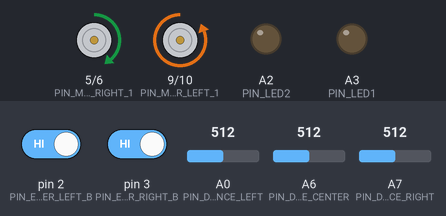
The sketch below on a simulated Arduino Nano, built with avr-gcc and run on an emulated ATmega328P. On the bench: motor-driver pin pairs drawn as motors (green arrow = first pin HIGH = forward, orange = second pin HIGH = backward, longer = more drive), output pins drawn as LEDs (lit = HIGH). The test bench sets the inputs (shaded band); at power-on: A0 (PIN_DISTANCE_LEFT) = 512, A6 (PIN_DISTANCE_CENTER) = 512, A7 (PIN_DISTANCE_RIGHT) = 512, pin 2 (PIN_ENCODER_LEFT_B) HIGH, pin 3 (PIN_ENCODER_RIGHT_B) HIGH.

Above: at 1.2 s.
1.3 s: A0 (PIN_DISTANCE_LEFT) set to 603
At 1.95 s:
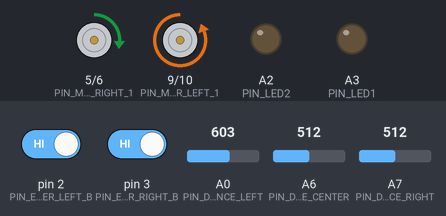
4.1 s: A0 (PIN_DISTANCE_LEFT) set to 628
At 6.15 s:
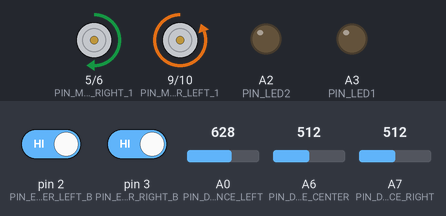
7.1 s: A6 (PIN_DISTANCE_CENTER) set to 628
10.1 s: A0 (PIN_DISTANCE_LEFT) set to 608
At 12.9 s:
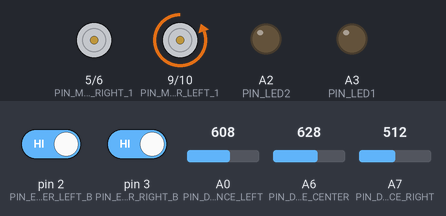
13.1 s: A0 (PIN_DISTANCE_LEFT) set to 716
At 14.18 s:
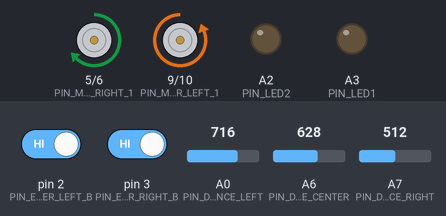
16.1 s: A7 (PIN_DISTANCE_RIGHT) set to 628
Timing chart, 0 to 20.1 s (numbered marks = the images above; inputs shaded):
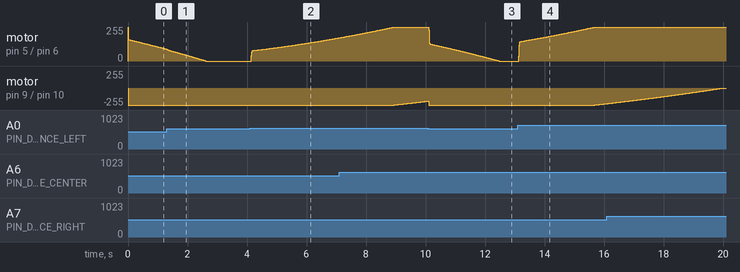

The sketch:

Wall_follower.ino
```cpp
#include <PID_v1.h>

#define PIN_DISTANCE_LEFT A0
#define PIN_DISTANCE_CENTER A6
#define PIN_DISTANCE_RIGHT A7

#define PIN_LED1 A3
#define PIN_LED2 A2
#define PIN_BUTTON A1

#define PIN_ENCODER_LEFT_A 11
#define PIN_ENCODER_LEFT_B 2
#define PIN_ENCODER_RIGHT_A 12
#define PIN_ENCODER_RIGHT_B 3

#define PIN_MOTOR_LEFT_1 9
#define PIN_MOTOR_LEFT_2 10
#define PIN_MOTOR_RIGHT_1 5
#define PIN_MOTOR_RIGHT_2 6

// Invert encoder directions if needed
const boolean INVERT_ENCODER_LEFT = true;
const boolean INVERT_ENCODER_RIGHT = true;

// Invert motor directions if needed
const boolean INVERT_MOTOR_LEFT = true;
const boolean INVERT_MOTOR_RIGHT = false;

// Define Variables we'll be connecting to
double velocity_linear_setpoint = 200;
double velocity_linear = 0;
double velocity_linear_power = 0;

double velocity_angular_setpoint = 0;
double velocity_angular = 0;
double velocity_angular_power = 0;

double distance_left_setpoint = 18;
double distance_left = 0;

double left = 0;
double right = 0;

// Specify the links and initial tuning parameters
// Here, Kp = 0.006, Ki = 0.001, and Kd = 0
PID velocity_linear_pid(&velocity_linear, &velocity_linear_power, &velocity_linear_setpoint, 0.007, 0.0005, 0.0, DIRECT);
PID velocity_angular_pid(&velocity_angular, &velocity_angular_power, &velocity_angular_setpoint, 0.4, 0.05, 0.0, DIRECT);
PID distance_left_pid(&distance_left, &velocity_angular_setpoint, &distance_left_setpoint, 0.07, 0.03, 0.0, REVERSE);


void setup()
{
  Serial.begin(9600);
  velocity_linear_pid.SetOutputLimits(-1.0, 1.0);
  velocity_linear_pid.SetSampleTime(10);
  velocity_angular_pid.SetOutputLimits(-1.0, 1.0);
  velocity_angular_pid.SetSampleTime(10);
  distance_left_pid.SetOutputLimits(-10.0, 10.0);
  distance_left_pid.SetSampleTime(10);

  // Turn the PID loop on
  velocity_linear_pid.SetMode(AUTOMATIC);
  velocity_angular_pid.SetMode(AUTOMATIC);
  distance_left_pid.SetMode(AUTOMATIC);

  pinSetup();
}

void loop()
{
  velocity_linear = getLinearVelocity();
  velocity_angular = getAngularVelocity();
  distance_left = readDistanceLeft();

  velocity_linear_pid.Compute();
  velocity_angular_pid.Compute();
  distance_left_pid.Compute();

  left = velocity_linear_power - velocity_angular_power;
  right = velocity_linear_power + velocity_angular_power;

  applyPowerLeft(left);
  applyPowerRight(right);

  checkEncodersZeroVelocity();
  updateDistanceSensors();
}
```

mouse_helpers.ino
```cpp
/*

   Some helper functions we've written to simplify your code
   These were all taken from your previous labs!

   Functions that you might find useful:

    pinSetup()            - sets up pins (modes, interrupts, etc)

    applyPowerLeft()      - applies a power (-1 to 1) to the left wheel
    applyPowerRight()     - applies a power (-1 to 1) to the right wheel
    applyBrakeLeft()      - applies a braking force (0 to 1) to the left wheel
    applyBrakeRight()     - applies a braking force (0 to 1) to the right wheel

    getLinearVelocity()   - computes and returns our forward velocity (mm/sec)
    getAngularVelocity()  - computes and returns our turning velocity (rad/sec)

    readDistanceLeft()    - reads a distance from the left IR sensor (cm)
    readDistanceRight()   - reads a distance from the right IR sensor (cm)
    readDistanceCenter()  - reads a distance from the center IR sensor (cm)

*/

///////////////////////////////
// Helper for hardware setup //
///////////////////////////////

void pinSetup() {
  pinMode(PIN_DISTANCE_LEFT, INPUT);
  pinMode(PIN_DISTANCE_RIGHT, INPUT);
  pinMode(PIN_DISTANCE_CENTER, INPUT);

  pinMode(PIN_LED1, OUTPUT);
  pinMode(PIN_LED2, OUTPUT);
  pinMode(PIN_BUTTON, INPUT);

  pinMode(PIN_MOTOR_LEFT_1, OUTPUT);
  pinMode(PIN_MOTOR_LEFT_2, OUTPUT);
  pinMode(PIN_MOTOR_RIGHT_1, OUTPUT);
  pinMode(PIN_MOTOR_RIGHT_2, OUTPUT);

  pinMode(PIN_ENCODER_LEFT_A, INPUT);
  pinMode(PIN_ENCODER_LEFT_B, INPUT);
  pinMode(PIN_ENCODER_RIGHT_A, INPUT);
  pinMode(PIN_ENCODER_RIGHT_B, INPUT);

  attachInterrupt(digitalPinToInterrupt(PIN_ENCODER_LEFT_B), leftEncoderRisingEdge, RISING);
  attachInterrupt(digitalPinToInterrupt(PIN_ENCODER_RIGHT_B), rightEncoderRisingEdge, RISING);
}


////////////////////////////////////
// Motor driving helper functions //
////////////////////////////////////

// Apply power to a motor
// power = 0 means no power is applied
// power = 1 means 100% power forward
// power = -1 means 100% power backwards

void applyPowerLeft(double power) {
  if (INVERT_MOTOR_LEFT)
    power *= -1;

  if (power > 0) {
    analogWrite(PIN_MOTOR_LEFT_1, constrain(power * 255.0, 0, 255));
    analogWrite(PIN_MOTOR_LEFT_2, 0);
  } else {
    analogWrite(PIN_MOTOR_LEFT_1, 0);
    analogWrite(PIN_MOTOR_LEFT_2, constrain(power * -255.0, 0, 255));
  }
}

void applyPowerRight(double power) {
  if (INVERT_MOTOR_RIGHT)
    power *= -1;

  if (power > 0) {
    analogWrite(PIN_MOTOR_RIGHT_1, constrain(power * 255.0, 0, 255));
    analogWrite(PIN_MOTOR_RIGHT_2, 0);
  } else {
    analogWrite(PIN_MOTOR_RIGHT_1, 0);
    analogWrite(PIN_MOTOR_RIGHT_2, constrain(power * -255.0, 0, 255));
  }
}


// Apply a braking force to the motor
// power = 0 means no braking force
// power = 1 means 100% braking force

void applyBrakeLeft(double power) {
  analogWrite(PIN_MOTOR_LEFT_1, constrain(power * 255.0, 0, 255));
  analogWrite(PIN_MOTOR_LEFT_2, constrain(power * 255.0, 0, 255));
}

void applyBrakeRight(double power) {
  analogWrite(PIN_MOTOR_RIGHT_1, constrain(power * 255.0, 0, 255));
  analogWrite(PIN_MOTOR_RIGHT_2, constrain(power * 255.0, 0, 255));
}


////////////////////////////////
// IR sensor helper functions //
////////////////////////////////

uint16_t left_reading = 524;
uint16_t right_reading = 524;
uint16_t center_reading = 524;

double updateDistanceSensors() {
  uint16_t reading;

  reading = analogRead(PIN_DISTANCE_LEFT);
  if (reading < 94 || reading > 618) {
    reading = 94;
  }
  left_reading = (95 * left_reading + 5 * reading) / 100;

  reading = analogRead(PIN_DISTANCE_RIGHT);
  if (reading < 94 || reading > 618) {
    reading = 94;
  }
  right_reading = (95 * right_reading + 5 * reading) / 100;

  reading = analogRead(PIN_DISTANCE_CENTER);
  if (reading < 94 || reading > 618) {
    reading = 94;
  }
  center_reading = (95 * center_reading + 5 * reading) / 100;
}

double readDistanceLeft() {
  return 1.0 / (0.000413153 * left_reading - 0.0055266887);
}

double readDistanceRight() {
  return 1.0 / (0.000413153 * right_reading - 0.0055266887);
}

double readDistanceCenter() {
  return 1.0 / (0.000413153 * center_reading - 0.0055266887);
}


//////////////////////////////
// Encoder helper functions //
//////////////////////////////

double velocity_left = 0; // millimeters/sec
double velocity_right = 0; // millimeters/sec
// Mouse physical parameters; these are used for velocity calculations
const double ENCODER_TICKS_PER_REVOLUTION = 420.0 / 2.0; // blaze it
const double WHEELBASE_DIAMETER = 95.0; // mm
const double WHEEL_DIAMETER = 34.0; // mm

// Precomputed constant used for calculating wheel velocities
// (VELOCITY_COEFF / encoder pulse width in microseconds) will give us the linear velocity of a wheel
const double VELOCITY_COEFF = WHEEL_DIAMETER * PI / ENCODER_TICKS_PER_REVOLUTION * 1000000.0;

// Encoder helper variables
unsigned long prev_pulse_time_right;
unsigned long prev_pulse_time_left;

// Encoder state variables
long ticks_left = 0; // ticks
long ticks_right = 0; // ticks

double getLinearVelocity() {
  return 0.5 * (velocity_left + velocity_right);
}

double getAngularVelocity() {
  return (velocity_right - velocity_left) / WHEELBASE_DIAMETER;
}

void checkEncodersZeroVelocity(void) {
  // Sets the wheel velocity to 0 if we haven't see an edge in a while
  unsigned long curr_time = micros();
  if (curr_time > prev_pulse_time_left + 100000) {
    velocity_left = 0;
  }
  if (curr_time > prev_pulse_time_right + 100000) {
    velocity_right = 0;
  }
}

void leftEncoderRisingEdge(void) {
  unsigned long curr_time = micros();

  int direction;
  if (digitalRead(PIN_ENCODER_LEFT_A) == !INVERT_ENCODER_LEFT) {
    direction = 1;
  } else {
    direction = -1;
  }

  if (direction * velocity_left < 0) {
    velocity_left = 0;
  } else {
    // Otherwise, convert the period of our pulse in mm/second
    velocity_left = direction * VELOCITY_COEFF / (curr_time - prev_pulse_time_left);
  }
  ticks_left += direction;

  prev_pulse_time_left = curr_time;
}

void rightEncoderRisingEdge(void) {
  unsigned long curr_time = micros();

  int direction;
  if (digitalRead(PIN_ENCODER_RIGHT_A) == !INVERT_ENCODER_RIGHT) {
    direction = -1;
  } else {
    direction = 1;
  }

  if (direction * velocity_right < 0) {
    velocity_right = 0;
  } else {
    // Otherwise, convert the period of our pulse in mm/second
    velocity_right = direction * VELOCITY_COEFF / (curr_time - prev_pulse_time_right);
  }
  ticks_right += direction;

  prev_pulse_time_right = curr_time;
}
```

Measured:
- the behaviour switches between 618 and 619 on A0 (PIN_DISTANCE_LEFT) (found by bisection; images 1 and 2)
- after the input at 4.1 s, motor on pin 5 (PIN_MOTOR_RIGHT_1) / pin 6 (PIN_MOTOR_RIGHT_2): moves from stopped to forward 174/255 over 3.0 s, starting after 0.05 s
- after the input at 10.1 s, motor on pin 5 (PIN_MOTOR_RIGHT_1) / pin 6 (PIN_MOTOR_RIGHT_2): moves from forward 255/255 to stopped over 2.4 s, starting at once
- after the input at 13.1 s, motor on pin 5 (PIN_MOTOR_RIGHT_1) / pin 6 (PIN_MOTOR_RIGHT_2): moves from stopped to forward 255/255 over 2.6 s, starting at once; motor on pin 9 (PIN_MOTOR_LEFT_1) / pin 10 (PIN_MOTOR_LEFT_2): moves from backward 255/255 to backward 234/255 over 0.40 s, starting after 2.6 s
